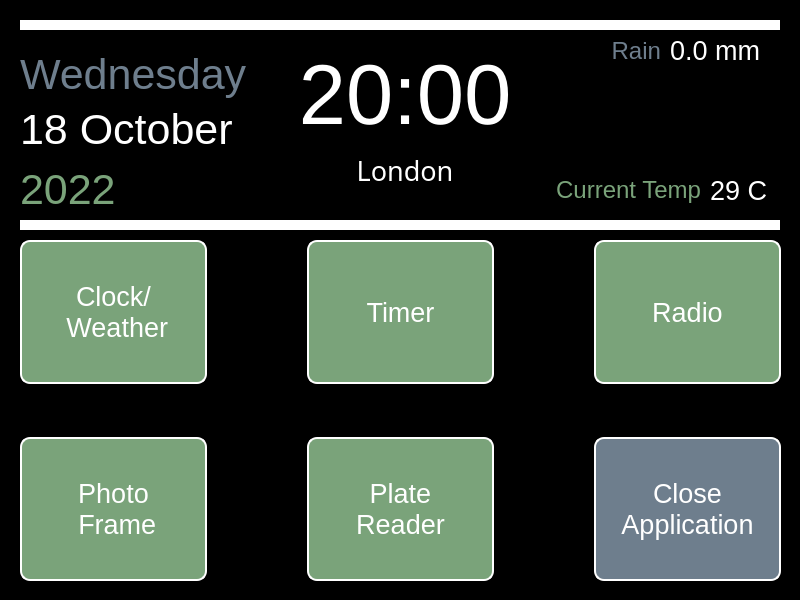
<?xml version="1.0" encoding="UTF-8"?>
<ui version="4.0">
 <class>MainWindow</class>
 <widget class="QMainWindow" name="MainWindow">
  <property name="geometry">
   <rect>
    <x>0</x>
    <y>0</y>
    <width>800</width>
    <height>600</height>
   </rect>
  </property>
  <property name="sizePolicy">
   <sizepolicy hsizetype="Fixed" vsizetype="Fixed">
    <horstretch>0</horstretch>
    <verstretch>0</verstretch>
   </sizepolicy>
  </property>
  <property name="windowTitle">
   <string>MainWindow</string>
  </property>
  <property name="styleSheet">
   <string notr="true">background-color: black;</string>
  </property>
  <widget class="QWidget" name="centralwidget">
   <widget class="QLabel" name="ClockLabel">
    <property name="geometry">
     <rect>
      <x>280</x>
      <y>20</y>
      <width>250</width>
      <height>150</height>
     </rect>
    </property>
    <property name="sizePolicy">
     <sizepolicy hsizetype="Preferred" vsizetype="Preferred">
      <horstretch>0</horstretch>
      <verstretch>0</verstretch>
     </sizepolicy>
    </property>
    <property name="baseSize">
     <size>
      <width>1</width>
      <height>1</height>
     </size>
    </property>
    <property name="font">
     <font>
      <family>Leelawadee UI</family>
      <pointsize>64</pointsize>
      <kerning>true</kerning>
     </font>
    </property>
    <property name="autoFillBackground">
     <bool>false</bool>
    </property>
    <property name="styleSheet">
     <string notr="true">background: none;
color: white;</string>
    </property>
    <property name="text">
     <string>20:00</string>
    </property>
    <property name="scaledContents">
     <bool>false</bool>
    </property>
    <property name="alignment">
     <set>Qt::AlignCenter</set>
    </property>
   </widget>
   <widget class="QLabel" name="ClockLabel_2">
    <property name="geometry">
     <rect>
      <x>20</x>
      <y>90</y>
      <width>250</width>
      <height>80</height>
     </rect>
    </property>
    <property name="font">
     <font>
      <family>Leelawadee UI</family>
      <pointsize>32</pointsize>
     </font>
    </property>
    <property name="autoFillBackground">
     <bool>false</bool>
    </property>
    <property name="styleSheet">
     <string notr="true">QLabel{
	background: none; 
	color: white;
}</string>
    </property>
    <property name="text">
     <string>&lt;html&gt;&lt;head/&gt;&lt;body&gt;&lt;p&gt;18 October&lt;/p&gt;&lt;/body&gt;&lt;/html&gt;</string>
    </property>
    <property name="alignment">
     <set>Qt::AlignLeading|Qt::AlignLeft|Qt::AlignVCenter</set>
    </property>
   </widget>
   <widget class="QLabel" name="ClockLabel_3">
    <property name="geometry">
     <rect>
      <x>20</x>
      <y>40</y>
      <width>250</width>
      <height>70</height>
     </rect>
    </property>
    <property name="font">
     <font>
      <family>Leelawadee UI</family>
      <pointsize>32</pointsize>
     </font>
    </property>
    <property name="autoFillBackground">
     <bool>false</bool>
    </property>
    <property name="styleSheet">
     <string notr="true">QLabel{
background: none; 
color:rgba(110, 126, 141, 255);
}</string>
    </property>
    <property name="text">
     <string>&lt;html&gt;&lt;head/&gt;&lt;body&gt;&lt;p&gt;Wednesday&lt;/p&gt;&lt;/body&gt;&lt;/html&gt;</string>
    </property>
    <property name="scaledContents">
     <bool>false</bool>
    </property>
    <property name="alignment">
     <set>Qt::AlignLeading|Qt::AlignLeft|Qt::AlignVCenter</set>
    </property>
   </widget>
   <widget class="Line" name="line">
    <property name="geometry">
     <rect>
      <x>20</x>
      <y>220</y>
      <width>760</width>
      <height>10</height>
     </rect>
    </property>
    <property name="styleSheet">
     <string notr="true">background: white;
border: white;</string>
    </property>
    <property name="orientation">
     <enum>Qt::Horizontal</enum>
    </property>
   </widget>
   <widget class="Line" name="line_2">
    <property name="geometry">
     <rect>
      <x>20</x>
      <y>20</y>
      <width>760</width>
      <height>10</height>
     </rect>
    </property>
    <property name="styleSheet">
     <string notr="true">background: white; 
border: 0.5px solid white;</string>
    </property>
    <property name="orientation">
     <enum>Qt::Horizontal</enum>
    </property>
   </widget>
   <widget class="QLabel" name="TempLabel">
    <property name="geometry">
     <rect>
      <x>500</x>
      <y>150</y>
      <width>201</width>
      <height>80</height>
     </rect>
    </property>
    <property name="sizePolicy">
     <sizepolicy hsizetype="Fixed" vsizetype="Fixed">
      <horstretch>0</horstretch>
      <verstretch>0</verstretch>
     </sizepolicy>
    </property>
    <property name="font">
     <font>
      <family>Leelawadee UI</family>
      <pointsize>18</pointsize>
     </font>
    </property>
    <property name="styleSheet">
     <string notr="true">QLabel{
	background: transparent;
	color: rgba(122, 163, 122, 255);
}</string>
    </property>
    <property name="text">
     <string>Current Temp</string>
    </property>
    <property name="alignment">
     <set>Qt::AlignRight|Qt::AlignTrailing|Qt::AlignVCenter</set>
    </property>
    <property name="wordWrap">
     <bool>true</bool>
    </property>
   </widget>
   <widget class="QLabel" name="TempValue">
    <property name="geometry">
     <rect>
      <x>710</x>
      <y>150</y>
      <width>71</width>
      <height>80</height>
     </rect>
    </property>
    <property name="sizePolicy">
     <sizepolicy hsizetype="Fixed" vsizetype="Fixed">
      <horstretch>0</horstretch>
      <verstretch>0</verstretch>
     </sizepolicy>
    </property>
    <property name="font">
     <font>
      <family>Leelawadee UI</family>
      <pointsize>20</pointsize>
     </font>
    </property>
    <property name="styleSheet">
     <string notr="true">QLabel{
	background: transparent;
	color: white;
}</string>
    </property>
    <property name="text">
     <string>29 C</string>
    </property>
    <property name="alignment">
     <set>Qt::AlignLeading|Qt::AlignLeft|Qt::AlignVCenter</set>
    </property>
   </widget>
   <widget class="QLabel" name="RainLabel">
    <property name="geometry">
     <rect>
      <x>550</x>
      <y>10</y>
      <width>111</width>
      <height>81</height>
     </rect>
    </property>
    <property name="sizePolicy">
     <sizepolicy hsizetype="Fixed" vsizetype="Fixed">
      <horstretch>0</horstretch>
      <verstretch>0</verstretch>
     </sizepolicy>
    </property>
    <property name="font">
     <font>
      <family>Leelawadee UI</family>
      <pointsize>18</pointsize>
     </font>
    </property>
    <property name="styleSheet">
     <string notr="true">QLabel{
	background: transparent;
	color: rgba(110, 126, 141, 255);
}</string>
    </property>
    <property name="text">
     <string>Rain</string>
    </property>
    <property name="alignment">
     <set>Qt::AlignRight|Qt::AlignTrailing|Qt::AlignVCenter</set>
    </property>
    <property name="wordWrap">
     <bool>false</bool>
    </property>
   </widget>
   <widget class="QLabel" name="WeatherPic">
    <property name="geometry">
     <rect>
      <x>590</x>
      <y>50</y>
      <width>150</width>
      <height>150</height>
     </rect>
    </property>
    <property name="styleSheet">
     <string notr="true">QLabel{
	background-color:transparent;
}</string>
    </property>
    <property name="text">
     <string/>
    </property>
    <property name="pixmap">
     <pixmap>../../../../.designer/backup/icons/01d.png</pixmap>
    </property>
    <property name="scaledContents">
     <bool>true</bool>
    </property>
   </widget>
   <widget class="QLabel" name="RainValue">
    <property name="geometry">
     <rect>
      <x>670</x>
      <y>10</y>
      <width>110</width>
      <height>80</height>
     </rect>
    </property>
    <property name="sizePolicy">
     <sizepolicy hsizetype="Fixed" vsizetype="Fixed">
      <horstretch>0</horstretch>
      <verstretch>0</verstretch>
     </sizepolicy>
    </property>
    <property name="font">
     <font>
      <family>Leelawadee UI</family>
      <pointsize>20</pointsize>
     </font>
    </property>
    <property name="styleSheet">
     <string notr="true">QLabel{
	background: transparent;
	color: white;
}</string>
    </property>
    <property name="text">
     <string>0.0 mm</string>
    </property>
    <property name="alignment">
     <set>Qt::AlignLeading|Qt::AlignLeft|Qt::AlignVCenter</set>
    </property>
    <property name="wordWrap">
     <bool>true</bool>
    </property>
   </widget>
   <widget class="QWidget" name="layoutWidget">
    <property name="geometry">
     <rect>
      <x>20</x>
      <y>240</y>
      <width>761</width>
      <height>341</height>
     </rect>
    </property>
    <layout class="QGridLayout" name="gridLayout" rowstretch="3,1,3" columnstretch="2,1,2,1,2">
     <item row="0" column="0">
      <widget class="QPushButton" name="ClockWeather">
       <property name="sizePolicy">
        <sizepolicy hsizetype="Minimum" vsizetype="Expanding">
         <horstretch>0</horstretch>
         <verstretch>0</verstretch>
        </sizepolicy>
       </property>
       <property name="maximumSize">
        <size>
         <width>16777215</width>
         <height>16777209</height>
        </size>
       </property>
       <property name="font">
        <font>
         <family>Leelawadee UI</family>
         <pointsize>20</pointsize>
        </font>
       </property>
       <property name="styleSheet">
        <string notr="true">QPushButton{
	background-color: rgba(122, 163, 122, 255);
	color: white;
	border-style: solid;
	border-color: white;
	border-radius: 10px;
	border-width: 2px;
}

QPushButton:pressed{
	padding-left: 5px;
	padding-top: 5px;
	background-color:  rgba(122, 163, 122, 200);
}</string>
       </property>
       <property name="text">
        <string>Clock/ 
 Weather</string>
       </property>
      </widget>
     </item>
     <item row="0" column="1">
      <spacer name="horizontalSpacer">
       <property name="orientation">
        <enum>Qt::Horizontal</enum>
       </property>
       <property name="sizeType">
        <enum>QSizePolicy::Minimum</enum>
       </property>
       <property name="sizeHint" stdset="0">
        <size>
         <width>40</width>
         <height>20</height>
        </size>
       </property>
      </spacer>
     </item>
     <item row="0" column="2">
      <widget class="QPushButton" name="Timer">
       <property name="sizePolicy">
        <sizepolicy hsizetype="Minimum" vsizetype="Expanding">
         <horstretch>0</horstretch>
         <verstretch>0</verstretch>
        </sizepolicy>
       </property>
       <property name="font">
        <font>
         <family>Leelawadee UI</family>
         <pointsize>20</pointsize>
        </font>
       </property>
       <property name="styleSheet">
        <string notr="true">QPushButton{
	background-color: rgba(122, 163, 122, 255);
	color: white;
	border-style: solid;
	border-color: white;
	border-radius: 10px;
	border-width: 2px;
}

QPushButton:pressed{
	padding-left: 5px;
	padding-top: 5px;
	background-color:  rgba(122, 163, 122, 200);
}</string>
       </property>
       <property name="text">
        <string>Timer</string>
       </property>
      </widget>
     </item>
     <item row="0" column="3">
      <spacer name="horizontalSpacer_3">
       <property name="orientation">
        <enum>Qt::Horizontal</enum>
       </property>
       <property name="sizeType">
        <enum>QSizePolicy::Minimum</enum>
       </property>
       <property name="sizeHint" stdset="0">
        <size>
         <width>40</width>
         <height>20</height>
        </size>
       </property>
      </spacer>
     </item>
     <item row="0" column="4">
      <widget class="QPushButton" name="Radio">
       <property name="sizePolicy">
        <sizepolicy hsizetype="Minimum" vsizetype="Expanding">
         <horstretch>0</horstretch>
         <verstretch>0</verstretch>
        </sizepolicy>
       </property>
       <property name="font">
        <font>
         <family>Leelawadee UI</family>
         <pointsize>20</pointsize>
        </font>
       </property>
       <property name="autoFillBackground">
        <bool>false</bool>
       </property>
       <property name="styleSheet">
        <string notr="true">QPushButton{
	background-color: rgba(122, 163, 122, 255);
	color: white;
	border-style: solid;
	border-color: white;
	border-radius: 10px;
	border-width: 2px;
}

QPushButton:pressed{
	padding-left: 5px;
	padding-top: 5px;
	background-color:  rgba(122, 163, 122, 200);
}</string>
       </property>
       <property name="text">
        <string>Radio</string>
       </property>
      </widget>
     </item>
     <item row="1" column="0">
      <spacer name="verticalSpacer">
       <property name="orientation">
        <enum>Qt::Vertical</enum>
       </property>
       <property name="sizeType">
        <enum>QSizePolicy::Minimum</enum>
       </property>
       <property name="sizeHint" stdset="0">
        <size>
         <width>20</width>
         <height>40</height>
        </size>
       </property>
      </spacer>
     </item>
     <item row="1" column="2">
      <spacer name="verticalSpacer_2">
       <property name="orientation">
        <enum>Qt::Vertical</enum>
       </property>
       <property name="sizeType">
        <enum>QSizePolicy::Minimum</enum>
       </property>
       <property name="sizeHint" stdset="0">
        <size>
         <width>20</width>
         <height>40</height>
        </size>
       </property>
      </spacer>
     </item>
     <item row="1" column="4">
      <spacer name="verticalSpacer_3">
       <property name="orientation">
        <enum>Qt::Vertical</enum>
       </property>
       <property name="sizeType">
        <enum>QSizePolicy::Minimum</enum>
       </property>
       <property name="sizeHint" stdset="0">
        <size>
         <width>20</width>
         <height>40</height>
        </size>
       </property>
      </spacer>
     </item>
     <item row="2" column="0">
      <widget class="QPushButton" name="PhotoFrame">
       <property name="sizePolicy">
        <sizepolicy hsizetype="Minimum" vsizetype="Expanding">
         <horstretch>0</horstretch>
         <verstretch>0</verstretch>
        </sizepolicy>
       </property>
       <property name="font">
        <font>
         <family>Leelawadee UI</family>
         <pointsize>20</pointsize>
        </font>
       </property>
       <property name="styleSheet">
        <string notr="true">QPushButton{
	background-color: rgba(122, 163, 122, 255);
	color: white;
	border-style: solid;
	border-color: white;
	border-radius: 10px;
	border-width: 2px;
}

QPushButton:pressed{
	padding-left: 5px;
	padding-top: 5px;
	background-color:  rgba(122, 163, 122, 200);
}</string>
       </property>
       <property name="text">
        <string>Photo
 Frame</string>
       </property>
      </widget>
     </item>
     <item row="2" column="1">
      <spacer name="horizontalSpacer_2">
       <property name="orientation">
        <enum>Qt::Horizontal</enum>
       </property>
       <property name="sizeType">
        <enum>QSizePolicy::Minimum</enum>
       </property>
       <property name="sizeHint" stdset="0">
        <size>
         <width>40</width>
         <height>20</height>
        </size>
       </property>
      </spacer>
     </item>
     <item row="2" column="2">
      <widget class="QPushButton" name="PlateReader">
       <property name="sizePolicy">
        <sizepolicy hsizetype="Minimum" vsizetype="Expanding">
         <horstretch>0</horstretch>
         <verstretch>0</verstretch>
        </sizepolicy>
       </property>
       <property name="font">
        <font>
         <family>Leelawadee UI</family>
         <pointsize>20</pointsize>
        </font>
       </property>
       <property name="styleSheet">
        <string notr="true">QPushButton{
	background-color: rgba(122, 163, 122, 255);
	color: white;
	border-style: solid;
	border-color: white;
	border-radius: 10px;
	border-width: 2px;
}

QPushButton:pressed{
	padding-left: 5px;
	padding-top: 5px;
	background-color:  rgba(122, 163, 122, 200);
}</string>
       </property>
       <property name="text">
        <string>Plate
Reader</string>
       </property>
      </widget>
     </item>
     <item row="2" column="3">
      <spacer name="horizontalSpacer_4">
       <property name="orientation">
        <enum>Qt::Horizontal</enum>
       </property>
       <property name="sizeType">
        <enum>QSizePolicy::Minimum</enum>
       </property>
       <property name="sizeHint" stdset="0">
        <size>
         <width>40</width>
         <height>20</height>
        </size>
       </property>
      </spacer>
     </item>
     <item row="2" column="4">
      <widget class="QPushButton" name="closeButton">
       <property name="sizePolicy">
        <sizepolicy hsizetype="Minimum" vsizetype="Expanding">
         <horstretch>0</horstretch>
         <verstretch>0</verstretch>
        </sizepolicy>
       </property>
       <property name="font">
        <font>
         <family>Leelawadee UI</family>
         <pointsize>20</pointsize>
        </font>
       </property>
       <property name="styleSheet">
        <string notr="true">QPushButton{
	background-color: rgba(110, 126, 141, 255);
	color: white;
	border-style: solid;
	border-color: white;
	border-radius: 10px;
	border-width: 2px;
}

QPushButton:pressed{
	padding-left: 5px;
	padding-top: 5px;
	background-color: rrgba(110, 126, 141, 200);
}</string>
       </property>
       <property name="text">
        <string>Close 
Application</string>
       </property>
      </widget>
     </item>
    </layout>
   </widget>
   <widget class="QLabel" name="locationLabel">
    <property name="geometry">
     <rect>
      <x>305</x>
      <y>140</y>
      <width>200</width>
      <height>60</height>
     </rect>
    </property>
    <property name="sizePolicy">
     <sizepolicy hsizetype="Fixed" vsizetype="Fixed">
      <horstretch>0</horstretch>
      <verstretch>0</verstretch>
     </sizepolicy>
    </property>
    <property name="font">
     <font>
      <family>Microsoft YaHei Light</family>
      <pointsize>20</pointsize>
     </font>
    </property>
    <property name="styleSheet">
     <string notr="true">QLabel{
	background: transparent;
	color: white;
}</string>
    </property>
    <property name="text">
     <string>London</string>
    </property>
    <property name="scaledContents">
     <bool>false</bool>
    </property>
    <property name="alignment">
     <set>Qt::AlignCenter</set>
    </property>
   </widget>
   <widget class="QLabel" name="ClockLabel_4">
    <property name="geometry">
     <rect>
      <x>20</x>
      <y>150</y>
      <width>250</width>
      <height>80</height>
     </rect>
    </property>
    <property name="font">
     <font>
      <family>Leelawadee UI</family>
      <pointsize>32</pointsize>
     </font>
    </property>
    <property name="autoFillBackground">
     <bool>false</bool>
    </property>
    <property name="styleSheet">
     <string notr="true">QLabel{
	background: none; 
	color: rgba(122, 163, 122, 255);
}</string>
    </property>
    <property name="text">
     <string>&lt;html&gt;&lt;head/&gt;&lt;body&gt;&lt;p&gt;2022&lt;/p&gt;&lt;/body&gt;&lt;/html&gt;</string>
    </property>
    <property name="alignment">
     <set>Qt::AlignLeading|Qt::AlignLeft|Qt::AlignVCenter</set>
    </property>
   </widget>
  </widget>
 </widget>
 <resources/>
 <connections/>
</ui>
